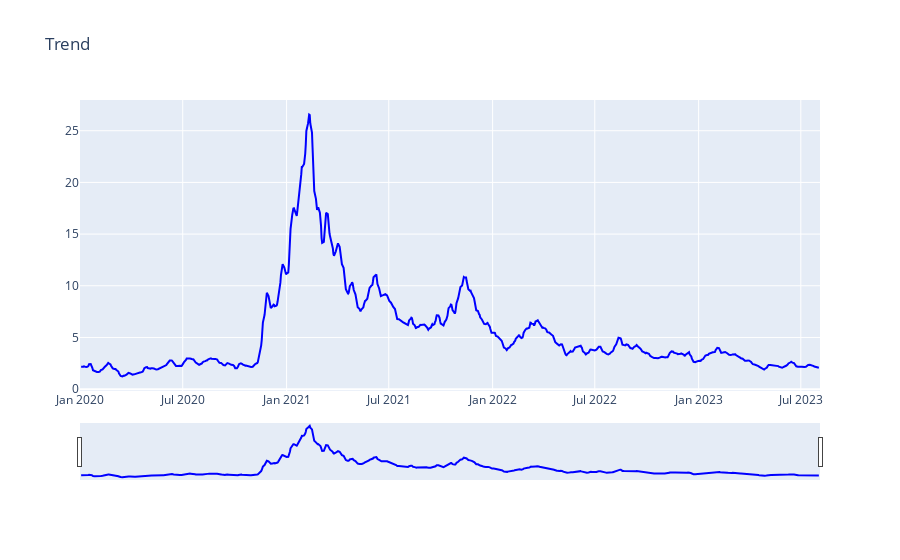
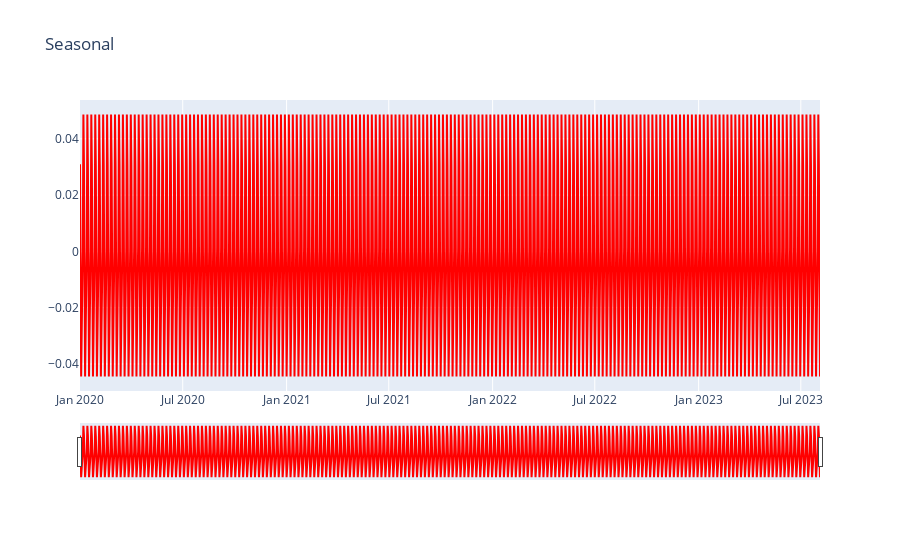
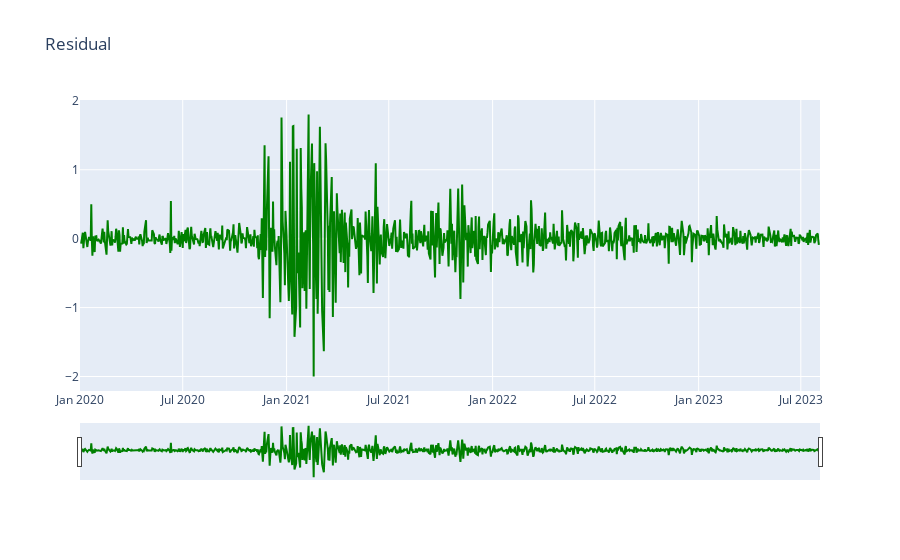

These figures' notebook cell, in order:
### Code cell
cols = ["Trend", "Seasonal", "Residual"]
colors = ['blue', 'red', 'green']

for i, col in enumerate(cols):
    figa = go.Figure(go.Scatter(x=df_clean_2020.index, 
                                y=df_clean_2020[col], 
                                name=col, 
                                line=dict(color=colors[i])
                               ))
    # Update the layout of each figure to add a range slider
    figa.update_layout(xaxis=dict(rangeslider=dict(visible=True), type='date'), title=col)
    # Display figure
    figa.show()
    del figa

### Figure 1 — Plotly figure (JSON) as saved in the notebook; plotly's stock layout.template omitted (floating-point values rounded to 4 significant figures; data arrays with more than 128 entries replaced by an {"elided": "..."} marker saying what was removed)
{"data": [{"line": {"color": "blue"}, "name": "Trend", "type": "scatter", "x": {"elided": "938 str values"}, "y": {"elided": "938 float values"}}], "layout": {"title": {"text": "Trend"}, "xaxis": {"rangeslider": {"visible": true}, "type": "date"}}}

### Figure 2 — Plotly figure (JSON) as saved in the notebook; plotly's stock layout.template omitted (floating-point values rounded to 4 significant figures; data arrays with more than 128 entries replaced by an {"elided": "..."} marker saying what was removed)
{"data": [{"line": {"color": "red"}, "name": "Seasonal", "type": "scatter", "x": {"elided": "938 str values"}, "y": {"elided": "938 float values"}}], "layout": {"title": {"text": "Seasonal"}, "xaxis": {"rangeslider": {"visible": true}, "type": "date"}}}

### Figure 3 — Plotly figure (JSON) as saved in the notebook; plotly's stock layout.template omitted (floating-point values rounded to 4 significant figures; data arrays with more than 128 entries replaced by an {"elided": "..."} marker saying what was removed)
{"data": [{"line": {"color": "green"}, "name": "Residual", "type": "scatter", "x": {"elided": "938 str values"}, "y": {"elided": "938 float values"}}], "layout": {"title": {"text": "Residual"}, "xaxis": {"rangeslider": {"visible": true}, "type": "date"}}}
